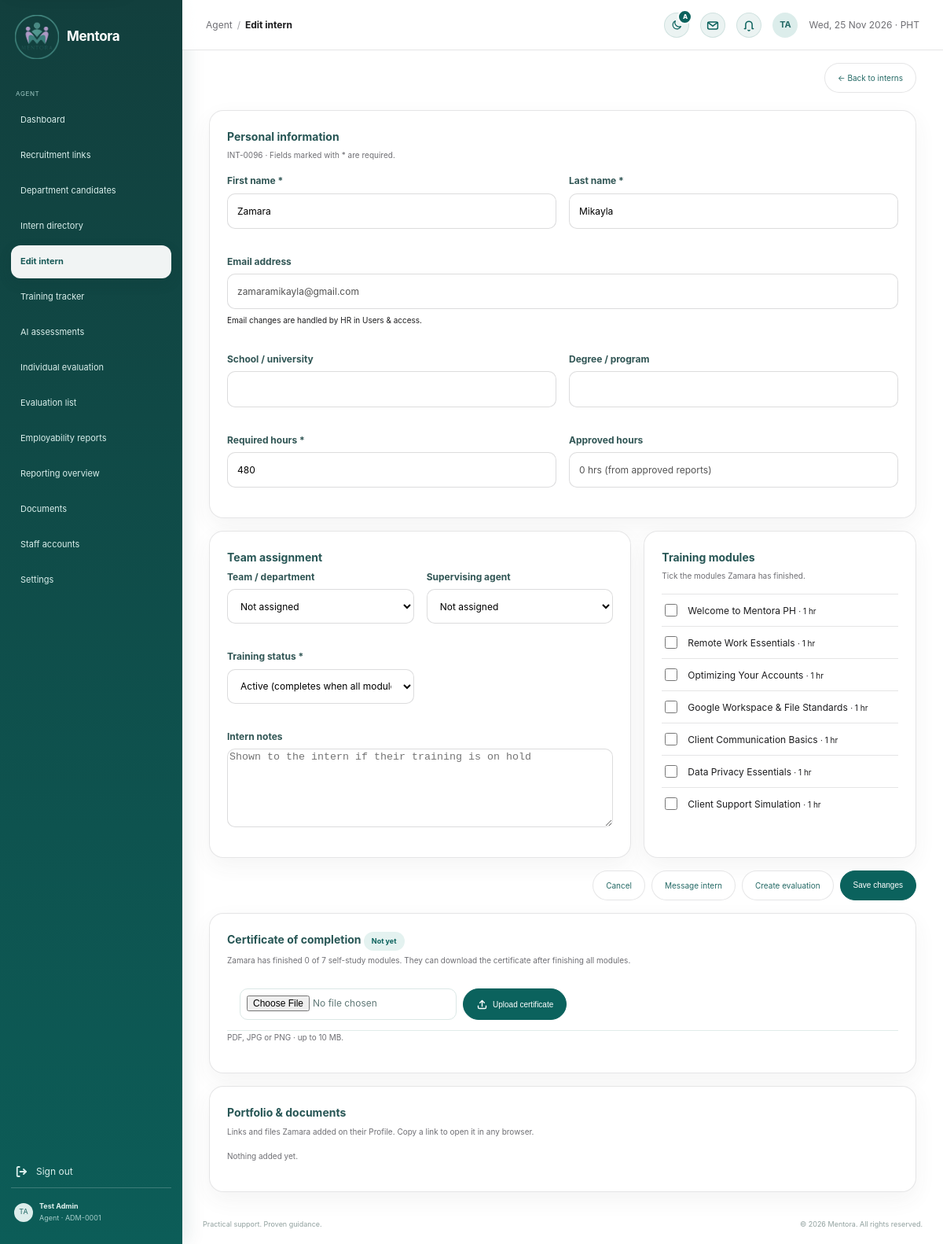
Page /agent/edit_intern.php?id=96 (signed in) on the committed database.
### tables this page shows
CREATE TABLE `users` (
  `id` int(10) UNSIGNED NOT NULL,
  `user_code` varchar(20) DEFAULT NULL,
  `first_name` varchar(80) NOT NULL,
  `last_name` varchar(80) NOT NULL,
  `email` varchar(190) NOT NULL,
  `email_verified_at` datetime DEFAULT NULL,
  `username` varchar(40) DEFAULT NULL,
  `pathway` enum('employee_va','internship') NOT NULL,
  `pathway_chosen_at` datetime DEFAULT current_timestamp(),
  `password_hash` varchar(255) NOT NULL,
  `role` enum('applicant','agent','admin') NOT NULL DEFAULT 'applicant',
  `status` enum('pending','approved','active','rejected','disabled') NOT NULL DEFAULT 'active',
  `presence` enum('active','busy','offline') NOT NULL DEFAULT 'active',
  `last_seen_at` datetime DEFAULT NULL,
  `department_id` int(10) UNSIGNED DEFAULT NULL,
  `agent_id` int(10) UNSIGNED DEFAULT NULL,
  `referred_by` int(10) UNSIGNED DEFAULT NULL,
  `avatar_path` varchar(190) DEFAULT NULL,
  `created_at` timestamp NOT NULL DEFAULT current_timestamp(),
  `updated_at` timestamp NOT NULL DEFAULT current_timestamp() ON UPDATE current_timestamp()
);

### agent/edit_intern.php (the view, shortened to what the rows shown need)
<?php
require_once __DIR__ . '/../includes/workflow.php';
require_once __DIR__ . '/../includes/training_certificate.php';
$findIntern = static function (PDO $pdo, int $id): ?array {
    $person = $id > 0 ? mentora_person($pdo, $id) : null;
    return $person && $person['role'] === 'applicant' && $person['status'] === 'active' && $person['pathway'] === 'internship' ? $person : null;
};
require __DIR__ . '/../includes/agent_layout.php';
$id = (int) ($_GET['id'] ?? 0);
$intern = $findIntern($pdo, $id);
?>
<?php if (!$intern):
    $interns = mentora_workspace_people($pdo); ?>
    <section class="admin-panel data-panel">
        <h2>Choose an intern</h2>
        <p class="panel-subtitle"><?= $id ? 'That intern couldn’t be found. ' : '' ?>Select who you want to update.</p>
        <div class="table-toolbar" data-table-filter="pick-intern">
            <input type="search" data-filter="search" placeholder="Search name or email" aria-label="Search interns">
        </div>
        <table class="admin-table" id="pick-intern"><thead><tr><th>Intern</th><th>Team</th><th>Training</th><th>Action</th></tr></thead><tbody>
            <?php foreach ($interns as $row): ?>
                <tr>
                    <td><?= mentora_h($row['name']) ?><br><small><?= mentora_h($row['email']) ?></small>
                    </td>
                    <td><?= mentora_h($row['department_name'] ?? '') ?: '—' ?></td>
                    <td><?= $row['completed'] ?>/<?= $row['total'] ?></td>
                    <td><a class="admin-btn primary" href="edit_intern.php?id=<?= (int) $row['id'] ?>">Edit</a>
                    </td>
                </tr>
            <?php endforeach; ?>
        </tbody></table>
        <?php if (!$interns): ?><p class="table-note">No active interns yet. Approved applicants appear here once they create their account.</p><?php endif; ?>
    </section>
<?php else:
    $doneQuery = $pdo->prepare('SELECT module_key FROM training_progress WHERE user_id = ?');
    $doneQuery->execute([$intern['id']]);
    $doneModules = $doneQuery->fetchAll(PDO::FETCH_COLUMN);
    $record = $pdo->prepare('SELECT status, notes, hours_logged FROM training_records WHERE user_id = ?');
    $record->execute([$intern['id']]);
    $training = $record->fetch() ?: ['status' => 'in_training', 'notes' => '', 'hours_logged' => 0];
    $name = trim($intern['first_name'] . ' ' . $intern['last_name']);
?>
    <form method="post">
        <section class="admin-panel">
            <h2>Personal information</h2>
            <p class="panel-subtitle"><?= mentora_h($intern['user_code']) ?> · Fields marked with * are required.</p>
            <div class="form-grid">
                <div class="field">
                    <label for="first_name">First name *</label><input id="first_name" name="first_name" required maxlength="80" value="<?= mentora_h($intern['first_name']) ?>"></div>
                <div class="field">
                    <label for="last_name">Last name *</label><input id="last_name" name="last_name" required maxlength="80" value="<?= mentora_h($intern['last_name']) ?>"></div>
                <div class="field full">
                    <label>Email address</label><input value="<?= mentora_h($intern['email']) ?>" disabled><small>Email changes are handled by HR in Users &amp; access.</small>
                </div>
                <div class="field">
                    <label for="school">School / university</label><input id="school" name="school" maxlength="190" value="<?= mentora_h($intern['school'] ?? '') ?>"></div>
                <div class="field">
                    <label for="course">Degree / program</label><input id="course" name="course" maxlength="190" value="<?= mentora_h($intern['course'] ?? '') ?>"></div>
                <div class="field">
                    <label for="required_hours">Required hours *</label><input id="required_hours" name="required_hours" type="number" min="1" max="5000" required value="<?= mentora_required_hours($intern) ?>"></div>
                <div class="field">
                    <label>Approved hours</label><input value="<?= mentora_hours($training['hours_logged']) ?> hrs (from approved reports)" disabled></div>
            </div>
        </section>
        <div class="admin-grid" style="margin-top:16px">
            <section class="admin-panel">
                <h2>Team assignment</h2>
                <div class="form-grid">
                    <div class="field">
                        <label for="department_id">Team / department</label><select id="department_id" name="department_id">
                            <option value="">Not assigned</option>
                            <?php foreach (mentora_departments($pdo) as $department): ?>
                            <option value="<?= (int) $department['id'] ?>"<?= (int) $intern['department_id'] === (int) $department['id'] ? ' selected' : '' ?>><?= mentora_h($department['name']) ?></option>
                            <?php endforeach; ?></select>
                    </div>
                    <div class="field">
                        <label for="agent_id">Supervising agent</label><select id="agent_id" name="agent_id">
                            <option value="">Not assigned</option>
                            <?php foreach (mentora_active_agents($pdo) as $agent): ?>
                            <option value="<?= (int) $agent['id'] ?>"<?= (int) $intern['agent_id'] === (int) $agent['id'] ? ' selected' : '' ?>><?= mentora_h($agent['first_name'] . ' ' . $agent['last_name']) ?></option>
                            <?php endforeach; ?></select>
                    </div>
                    <div class="field">
                        <label for="training_status">Training status *</label><select id="training_status" name="training_status">
                            <option value="in_training">Active (completes when all modules are done)</option><option value="on_hold"<?= $training['status'] === 'on_hold' ? ' selected' : '' ?>>On hold</option>
                        </select>
                    </div>
                    <div class="field full">
                        <label for="notes">Intern notes</label><textarea id="notes"
                            name="notes"
                            rows="4"
                            maxlength="2000"
                            placeholder="Shown to the intern if their training is on hold"><?= mentora_h($training['notes'] ?? '') ?></textarea>
                    </div>
                </div>
            </section>
            <section class="admin-panel">
                <h2>Training modules</h2>
                <p class="panel-subtitle">Tick the modules <?= mentora_h($intern['first_name']) ?> has finished.</p>
                <?php foreach (mentora_training_modules('internship') as $key => [$title, $duration]): ?>
                    <label class="check-row"><input type="checkbox"
                        name="modules[]"
                        value="<?= mentora_h($key) ?>"<?= in_array($key, $doneModules, true) ? ' checked' : '' ?>> <span><?= mentora_h($title) ?> <small>· <?= $duration ?> hr</small></span></label>
                <?php endforeach; ?>
            </section>
        </div>
        <div class="form-actions">
            <a class="admin-btn" href="intern_directory.php">Cancel</a>
            <a class="admin-btn" href="../account/messages.php?to=<?= (int) $intern['id'] ?>">Message intern</a>
            <a class="admin-btn" href="evaluation_list.php?intern=<?= (int) $intern['id'] ?>#create">Create evaluation</a>
            <button class="admin-btn primary"
                type="submit"
                data-confirm-title="Save changes to <?= mentora_h($name) ?>?"
                data-confirm="The intern's details, team, training and status will be updated.">Save changes</button>
        </div>
    </form>
    <?php
    $portfolio = $pdo->prepare("SELECT id, name, link_url, stored_name, original_name, status
        FROM documents
        WHERE owner_id = ? AND category = 'Application documents'
        ORDER BY link_url IS NULL, created_at DESC");
    $portfolio->execute([$intern['id']]);
    $portfolio = $portfolio->fetchAll();
    ?>
    <?php mentora_render_certificate_panel($pdo, $intern, 'edit_intern.php?id=' . (int) $intern['id'], '../'); ?>
    <section class="admin-panel" style="margin-top:16px">
        <h2>Portfolio &amp; documents</h2>
        <p class="panel-subtitle">Links and files <?= mentora_h($intern['first_name']) ?> added on their Profile. Copy a link to open it in any browser.</p>
        <?php if (!$portfolio): ?><p class="panel-subtitle">Nothing added yet.</p><?php endif; ?>
    </section>
<?php endif; ?>
<?php require __DIR__ . '/../includes/admin_footer.php'; ?>

### includes/agent_layout.php (shortened to what the rows shown need)
<?php
require_once __DIR__ . '/../config/db.php';
require_once __DIR__ . '/auth_check.php';
mentora_require_login(['agent', 'admin']);
if (!isset($e) || !is_callable($e)) {
    $e = static fn($value): string =>
    htmlspecialchars((string)$value, ENT_QUOTES | ENT_SUBSTITUTE, 'UTF-8');
}
$agentUser = (isset($_SESSION['user']) && is_array($_SESSION['user']))
    ? $_SESSION['user']
    : ['name' => 'Camille Flores'];
$agentName = trim((string)($agentUser['name'] ?? '')) ?: 'Camille Flores';
$agentCode = (string)($agentUser['user_code'] ?? '');
$agentDepartmentQuery = $pdo->prepare('SELECT d.name FROM users u JOIN departments d ON d.id = u.department_id WHERE u.id = ?');
$agentDepartmentQuery->execute([(int) ($agentUser['id'] ?? 0)]);
$agentDepartment = (string) ($agentDepartmentQuery->fetchColumn() ?: '');
?>
<!doctype html>
<html lang="en">
<head>
    <link
        rel="stylesheet"
        href="../assets/css/style.css?v=44">
    <link
        rel="stylesheet"
        href="../assets/css/admin.css?v=11">
    <link
        rel="stylesheet"
        href="../assets/css/settings.css?v=31">
    <link
        rel="stylesheet"
        href="../assets/css/theme.css?v=10">
    <link
        rel="stylesheet"
        href="../assets/css/dialog.css?v=2">
</head>
<body class="admin-body admin-workspace">
    <aside class="admin-sidebar">
        <div class="sidebar-bottom">
            <a
                class="profile-chip"
                href="settings.php"
                aria-label="Open profile settings">
                <div>
                    <strong>
                        <?= $e($agentName) ?>
                    </strong>
                    <small>
                        Agent<?= $agentDepartment !== '' ? ' · ' . $e($agentDepartment) : '' ?><?= $agentCode !== '' ? ' · ' . $e($agentCode) : '' ?>
                    </small>
                </div>
            </a>
        </div>
    </aside>
    <div class="admin-main">
        <main
            class="admin-content"
            id="main-content"
            tabindex="-1">

### includes/training_certificate.php (shortened to what the rows shown need)
<?php
require_once __DIR__ . '/workflow.php';
function mentora_done_modules(PDO $pdo, int $userId): array
{
    $query = $pdo->prepare('SELECT module_key FROM training_progress WHERE user_id = ?');
    $query->execute([$userId]);
    return $query->fetchAll(PDO::FETCH_COLUMN);
}
function mentora_training_certificate(PDO $pdo, int $userId): ?array
{
    $query = $pdo->prepare(
        "SELECT d.id, d.name, d.original_name, d.size, d.created_at, CONCAT(u.first_name, ' ', u.last_name) AS uploaded_by_name
         FROM documents d LEFT JOIN users u ON u.id = d.uploaded_by
         WHERE d.owner_id = ? AND d.category = ? AND d.stored_name IS NOT NULL
         ORDER BY d.created_at DESC, d.id DESC LIMIT 1"
    );
    $query->execute([$userId, MENTORA_CERTIFICATE_CATEGORY]);
    return $query->fetch() ?: null;
}
function mentora_render_certificate_panel(PDO $pdo, array $person, string $action, string $rootPrefix): void
{
    $modules = mentora_training_modules($person['pathway']);
    $doneCount = count(array_intersect(array_keys($modules), mentora_done_modules($pdo, (int) $person['id'])));
    $certificate = mentora_training_certificate($pdo, (int) $person['id']);
    $complete = $doneCount >= count($modules);
    ?>
    <section class="admin-panel" id="certificate" style="margin-top:16px">
        <h2>Certificate of completion <span class="badge <?= $certificate ? '' : ($complete ? 'warn' : 'info') ?>"><?= $certificate ? 'Uploaded' : ($complete ? 'Waiting for upload' : 'Not yet') ?></span>
        </h2>
        <p class="panel-subtitle"><?= mentora_h($person['first_name']) ?> has finished <?= $doneCount ?> of <?= count($modules) ?> self-study modules. <?= $complete
            ? 'They can download the certificate as soon as it’s uploaded.'
            : 'They can download the certificate after finishing all modules.' ?></p>
        <form method="post" action="<?= mentora_h($action) ?>" enctype="multipart/form-data" class="table-toolbar">
            <input type="file" name="certificate" required accept=".pdf,.jpg,.jpeg,.png" aria-label="Certificate file">
            <button class="admin-btn primary"
                type="submit"
                data-confirm-title="<?= $certificate ? 'Replace the certificate?' : 'Upload this certificate?' ?>"
                data-confirm="<?= $complete
                    ? mentora_h($person['first_name']) . ' will be notified and can download it right away.'
                    : mentora_h($person['first_name']) . ' can download it after finishing all modules.' ?>"><?= mentora_icon('upload') ?><?= $certificate ? 'Replace certificate' : 'Upload certificate' ?></button>
        </form>
        <p class="panel-subtitle">PDF, JPG or PNG · up to 10 MB.</p>
    </section>
    <?php
}

### rows in the picture
users: user_code "ADM-0001"
users: user_code "INT-0096", first_name "Zamara", last_name "Mikayla", email "zamaramikayla@gmail.com", pathway "7"

### other values in the picture
$e($label) "Dashboard"
$e($label) "Recruitment links"
$e($label) "Department candidates"
$e($label) "Intern directory"
$e($label) "Edit intern"
$e($label) "Training tracker"
$e($label) "AI assessments"
$e($label) "Individual evaluation"
$e($label) "Evaluation list"
$e($label) "Employability reports"
$e($label) "Reporting overview"
$e($label) "Documents"
$e($label) "Staff accounts"
$e($label) "Settings"
$h($initials) "TA"
